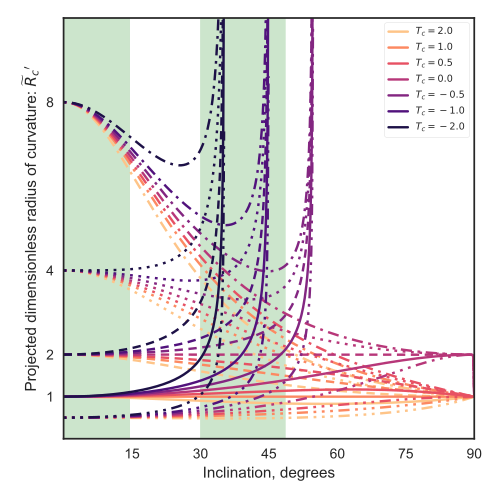

This figure's Python source:
import sys
import numpy as np
from matplotlib import pyplot as plt
import matplotlib.ticker
import seaborn as sns

plotfile = sys.argv[0].replace('.py', '.pdf')

sns.set_style('white')
fig, ax = plt.subplots(figsize=(5, 5))

inc = np.linspace(0.0, 0.5*np.pi, 500)
inc_deg = np.degrees(inc)

Rcs = [0.5, 1.0, 2.0, 4.0, 8.0]
Tcs = [-2.0, -1.0, -0.5, 1e-6, 0.5, 1.0, 2.0]

n_Rc = len(Rcs)
n_Tc = len(Tcs)

lws = np.linspace(1.0, 2.0, n_Rc)
alphas = np.linspace(1.0, 0.2, n_Rc)
cols = sns.color_palette('magma', n_colors=n_Tc)
lss = ['-.', '-', '--', ':', '-.']

dash_solid = []
dash_dashed = [3, 2]
dash_dotted = [1, 2]
dash_dot_dashed = [1, 2, 4, 2]
dash_triple_dot_dashed = [1, 2, 1, 2, 1, 2, 4, 2]
dashes = [dash_triple_dot_dashed, dash_solid,
          dash_dashed, dash_dotted, dash_dot_dashed]

def Rc_dash(inc, Tc, Rc):
    f = np.sqrt(1.0 + Tc*np.tan(inc)**2)
    return Rc * (1 + np.tan(inc)**2) / f / (1.0 + Rc*(f - 1.0) / Tc)

for Rc, lw, alpha, ls, dash in list(zip(Rcs, lws, alphas, lss, dashes))[::-1]:
    for Tc, col in list(zip(Tcs, cols))[::-1]:
        if Rc == 1.0:
            label = fr'$T_c = {Tc:.1f}$'
        else:
            label = None
        ax.plot(inc_deg, Rc_dash(inc, Tc, Rc),
                c=col, dashes=dash, label=label)

i25, i50, i75 = [90.0 - np.degrees(np.arccos(_)) for _ in [0.25, 0.5, 0.75]]

ax.fill_betweenx([0.0, 100.0], [0.0]*2, [i25]*2, alpha=0.2, color='g')
ax.fill_betweenx([0.0, 100.0], [i50]*2, [i75]*2, alpha=0.2, color='g')
ax.legend(ncol=1, fontsize='xx-small', frameon=True)
ax.set(
    yscale='linear',
    xlim=[0.0, 90.0],
    ylim=[0.0, 10.0],
    # yticks=[1.0, 2.0, 5.0, 10.0],
    # yticklabels=['1', '2', '5', '10'],
    xlabel=r'Inclination, degrees',
    ylabel=r"Projected dimensionless radius of curvature: $\widetilde{R}_{c}{}'$",
    xticks=[15, 30, 45, 60, 75, 90],
)        
yaxis = ax.get_yaxis()

# yaxis.set_major_locator(matplotlib.ticker.LogLocator(base=2.0))
# yaxis.set_major_formatter(matplotlib.ticker.LogFormatter())

yaxis.set_major_locator(matplotlib.ticker.FixedLocator([1.0, 2.0, 4.0, 8.0]))

fig.tight_layout()
fig.savefig(plotfile)
print(plotfile, end='')
